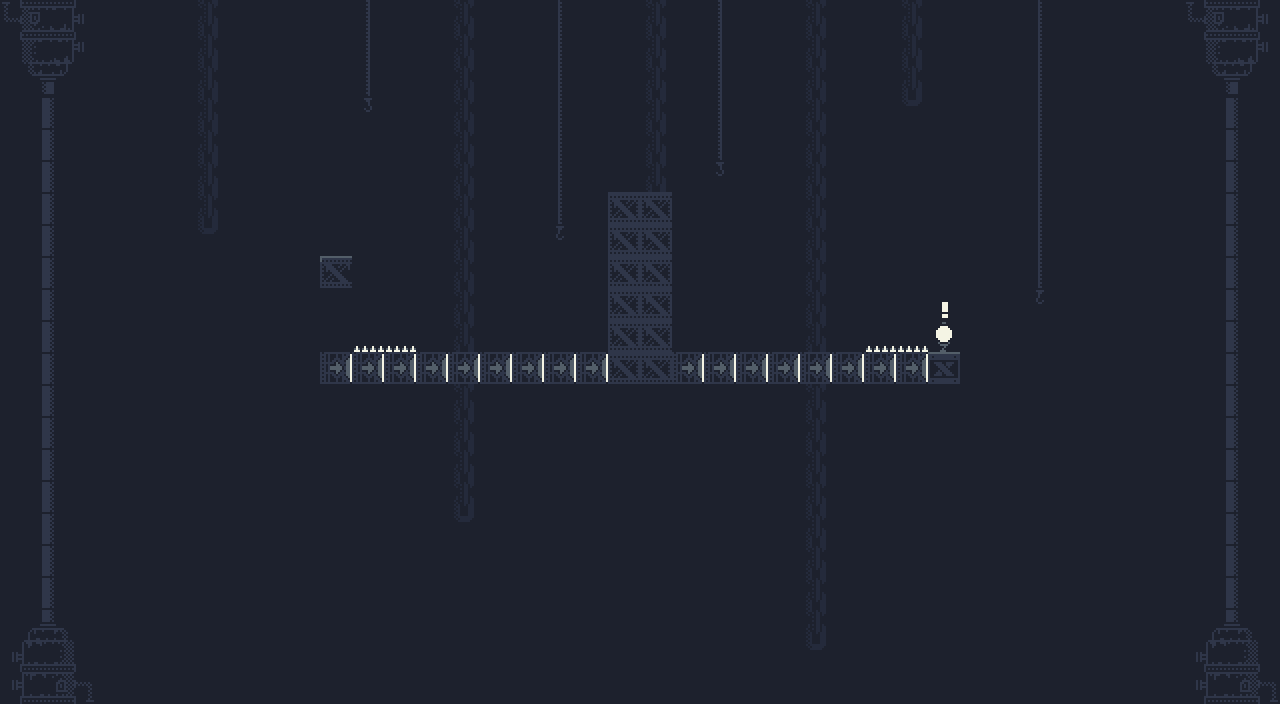

This game map was drawn from its Tiled (.tmx) file and the tilesets committed beside it. A one-line description and the full map source follow:
An orthogonal 40x22 tile map with 32x32 px tiles, 3 tile layers (Background, Ground, Foreground) and 3 objects (Spawn, Win).

<map version="1.10" tiledversion="1.12.1" orientation="orthogonal" renderorder="right-down" width="40" height="22" tilewidth="32" tileheight="32" infinite="0" backgroundcolor="#1d212d" nextlayerid="5" nextobjectid="9">
 <editorsettings>
  <export target="level4.json" format="json" />
 </editorsettings>
 <tileset firstgid="1" name="0x72-industrial-tileset-32px-extruded" tilewidth="32" tileheight="32" spacing="2" margin="1" tilecount="1024" columns="32">
  <image source="0x72-industrial-tileset-32px-extruded.png" width="1088" height="1088" />
  <tile id="5">
   <properties>
    <property name="collides" type="bool" value="true" />
   </properties>
  </tile>
  <tile id="12">
   <properties>
    <property name="collides" type="bool" value="true" />
   </properties>
  </tile>
  <tile id="13">
   <properties>
    <property name="collides" type="bool" value="true" />
   </properties>
  </tile>
  <tile id="14">
   <properties>
    <property name="collides" type="bool" value="true" />
   </properties>
  </tile>
  <tile id="15">
   <properties>
    <property name="collides" type="bool" value="true" />
   </properties>
  </tile>
  <tile id="19">
   <properties>
    <property name="collides" type="bool" value="true" />
   </properties>
  </tile>
  <tile id="20">
   <properties>
    <property name="collides" type="bool" value="true" />
   </properties>
  </tile>
  <tile id="21">
   <properties>
    <property name="collides" type="bool" value="true" />
   </properties>
  </tile>
  <tile id="32">
   <properties>
    <property name="collides" type="bool" value="true" />
   </properties>
  </tile>
  <tile id="33">
   <properties>
    <property name="collides" type="bool" value="true" />
   </properties>
  </tile>
  <tile id="34">
   <properties>
    <property name="collides" type="bool" value="true" />
   </properties>
  </tile>
  <tile id="35">
   <properties>
    <property name="collides" type="bool" value="true" />
   </properties>
  </tile>
  <tile id="36">
   <properties>
    <property name="collides" type="bool" value="true" />
   </properties>
  </tile>
  <tile id="37">
   <properties>
    <property name="collides" type="bool" value="true" />
   </properties>
  </tile>
  <tile id="38">
   <properties>
    <property name="collides" type="bool" value="true" />
   </properties>
  </tile>
  <tile id="39">
   <properties>
    <property name="collides" type="bool" value="true" />
   </properties>
  </tile>
  <tile id="40">
   <properties>
    <property name="collides" type="bool" value="true" />
   </properties>
  </tile>
  <tile id="41">
   <properties>
    <property name="collides" type="bool" value="true" />
   </properties>
  </tile>
  <tile id="42">
   <properties>
    <property name="collides" type="bool" value="true" />
   </properties>
  </tile>
  <tile id="43">
   <properties>
    <property name="collides" type="bool" value="true" />
   </properties>
  </tile>
  <tile id="52">
   <properties>
    <property name="collides" type="bool" value="true" />
   </properties>
  </tile>
  <tile id="53">
   <properties>
    <property name="collides" type="bool" value="true" />
    <property name="isPermanent" type="bool" value="true" />
   </properties>
  </tile>
  <tile id="76">
   <properties>
    <property name="collides" type="bool" value="true" />
    <property name="isSpike" type="bool" value="true" />
   </properties>
   <objectgroup draworder="index">
    <object id="5" x="2" y="26" width="30" height="6" />
   </objectgroup>
  </tile>
  <tile id="77">
   <properties>
    <property name="collides" type="bool" value="true" />
    <property name="isSpike" type="bool" value="true" />
   </properties>
  </tile>
  <tile id="78">
   <properties>
    <property name="collides" type="bool" value="true" />
    <property name="isSpike" type="bool" value="true" />
   </properties>
  </tile>
  <tile id="79">
   <properties>
    <property name="collides" type="bool" value="true" />
    <property name="isSpike" type="bool" value="true" />
   </properties>
  </tile>
  <tile id="84">
   <properties>
    <property name="collides" type="bool" value="true" />
   </properties>
  </tile>
  <tile id="85">
   <properties>
    <property name="collides" type="bool" value="true" />
   </properties>
  </tile>
  <tile id="86">
   <properties>
    <property name="collides" type="bool" value="true" />
   </properties>
  </tile>
  <tile id="87">
   <properties>
    <property name="collides" type="bool" value="true" />
   </properties>
  </tile>
  <tile id="88">
   <properties>
    <property name="collides" type="bool" value="true" />
   </properties>
  </tile>
  <tile id="89">
   <properties>
    <property name="collides" type="bool" value="true" />
   </properties>
  </tile>
  <tile id="108">
   <properties>
    <property name="collides" type="bool" value="true" />
    <property name="isSpike" type="bool" value="true" />
   </properties>
  </tile>
  <tile id="109">
   <properties>
    <property name="collides" type="bool" value="true" />
    <property name="isSpike" type="bool" value="true" />
   </properties>
  </tile>
  <tile id="110">
   <properties>
    <property name="collides" type="bool" value="true" />
    <property name="isSpike" type="bool" value="true" />
   </properties>
  </tile>
  <tile id="111">
   <properties>
    <property name="collides" type="bool" value="true" />
    <property name="isSpike" type="bool" value="true" />
   </properties>
  </tile>
  <tile id="116">
   <properties>
    <property name="collides" type="bool" value="true" />
   </properties>
  </tile>
  <tile id="117">
   <properties>
    <property name="collides" type="bool" value="true" />
   </properties>
  </tile>
  <tile id="118">
   <properties>
    <property name="collides" type="bool" value="true" />
   </properties>
  </tile>
  <tile id="119">
   <properties>
    <property name="collides" type="bool" value="true" />
   </properties>
  </tile>
  <tile id="120">
   <properties>
    <property name="collides" type="bool" value="true" />
   </properties>
  </tile>
  <tile id="121">
   <properties>
    <property name="collides" type="bool" value="true" />
   </properties>
  </tile>
  <tile id="152">
   <properties>
    <property name="collides" type="bool" value="true" />
   </properties>
  </tile>
  <tile id="153">
   <properties>
    <property name="collides" type="bool" value="true" />
   </properties>
  </tile>
  <tile id="196">
   <properties>
    <property name="collides" type="bool" value="true" />
   </properties>
  </tile>
  <tile id="197">
   <properties>
    <property name="collides" type="bool" value="true" />
   </properties>
  </tile>
  <tile id="198">
   <properties>
    <property name="collides" type="bool" value="true" />
   </properties>
  </tile>
  <tile id="199">
   <properties>
    <property name="collides" type="bool" value="true" />
   </properties>
  </tile>
  <tile id="200">
   <properties>
    <property name="collides" type="bool" value="true" />
   </properties>
  </tile>
  <tile id="201">
   <properties>
    <property name="collides" type="bool" value="true" />
   </properties>
  </tile>
  <tile id="228">
   <properties>
    <property name="collides" type="bool" value="true" />
   </properties>
  </tile>
  <tile id="229">
   <properties>
    <property name="collides" type="bool" value="true" />
   </properties>
  </tile>
  <tile id="230">
   <properties>
    <property name="collides" type="bool" value="true" />
   </properties>
  </tile>
  <tile id="231">
   <properties>
    <property name="collides" type="bool" value="true" />
   </properties>
  </tile>
  <tile id="232">
   <properties>
    <property name="collides" type="bool" value="true" />
   </properties>
  </tile>
  <tile id="233">
   <properties>
    <property name="collides" type="bool" value="true" />
   </properties>
  </tile>
  <tile id="256">
   <properties>
    <property name="collides" type="bool" value="true" />
   </properties>
  </tile>
  <tile id="257">
   <properties>
    <property name="collides" type="bool" value="true" />
   </properties>
  </tile>
  <tile id="258">
   <properties>
    <property name="collides" type="bool" value="true" />
   </properties>
  </tile>
  <tile id="259">
   <properties>
    <property name="collides" type="bool" value="true" />
   </properties>
  </tile>
  <tile id="288">
   <properties>
    <property name="collides" type="bool" value="true" />
   </properties>
  </tile>
  <tile id="289">
   <properties>
    <property name="collides" type="bool" value="true" />
   </properties>
  </tile>
  <tile id="290">
   <properties>
    <property name="collides" type="bool" value="true" />
   </properties>
  </tile>
  <tile id="291">
   <properties>
    <property name="collides" type="bool" value="true" />
   </properties>
  </tile>
  <tile id="320">
   <properties>
    <property name="collides" type="bool" value="true" />
   </properties>
  </tile>
  <tile id="321">
   <properties>
    <property name="collides" type="bool" value="true" />
   </properties>
  </tile>
  <tile id="322">
   <properties>
    <property name="collides" type="bool" value="true" />
   </properties>
  </tile>
  <tile id="323">
   <properties>
    <property name="collides" type="bool" value="true" />
   </properties>
  </tile>
 </tileset>
 <layer id="1" name="Background" width="40" height="22">
  <data encoding="csv">
3221225870,3221225869,3221225868,0,0,0,2147483671,0,0,0,0,2147483745,0,0,2147483671,0,0,1073741921,0,0,2147483671,0,2147483745,0,0,2147483671,0,0,2147483671,0,0,0,1073741921,0,0,0,0,3221225870,3221225869,3221225868,
3221225838,3221225837,3221225836,0,0,0,2147483671,0,0,0,0,2147483745,0,0,2147483671,0,0,1073741921,0,0,2147483671,0,2147483745,0,0,2147483671,0,0,2147483671,0,0,0,1073741921,0,0,0,0,3221225838,3221225837,3221225836,
3221225806,3221225805,3221225804,0,0,0,2147483671,0,0,0,0,2147483745,0,0,2147483671,0,0,1073741921,0,0,2147483671,0,2147483745,0,0,2147483671,0,0,2147483671,0,0,0,1073741921,0,0,0,0,3221225806,3221225805,3221225804,
0,367,0,0,0,0,2147483671,0,0,0,0,2147483777,0,0,2147483671,0,0,1073741921,0,0,2147483671,0,2147483745,0,0,2147483671,0,0,2147483703,0,0,0,1073741921,0,0,0,0,0,367,0,
0,367,0,0,0,0,2147483671,0,0,0,0,0,0,0,2147483671,0,0,1073741921,0,0,2147483671,0,2147483745,0,0,2147483671,0,0,0,0,0,0,1073741921,0,0,0,0,0,367,0,
0,367,0,0,0,0,2147483671,0,0,0,0,0,0,0,2147483671,0,0,1073741921,0,0,2147483671,0,2147483777,0,0,2147483671,0,0,0,0,0,0,1073741921,0,0,0,0,0,367,0,
0,367,0,0,0,0,2147483671,0,0,0,0,0,0,0,2147483671,0,0,1073741921,0,0,2147483671,0,0,0,0,2147483671,0,0,0,0,0,0,1073741921,0,0,0,0,0,367,0,
0,367,0,0,0,0,2147483703,0,0,0,0,0,0,0,2147483671,0,0,2147483809,0,0,2147483671,0,0,0,0,2147483671,0,0,0,0,0,0,1073741921,0,0,0,0,0,367,0,
0,367,0,0,0,0,0,0,0,0,0,0,0,0,2147483671,0,0,0,0,0,2147483671,0,0,0,0,2147483671,0,0,0,0,0,0,1073741921,0,0,0,0,0,367,0,
0,367,0,0,0,0,0,0,0,0,0,0,0,0,2147483671,0,0,0,0,0,2147483703,0,0,0,0,2147483671,0,0,0,0,0,0,2147483809,0,0,0,0,0,367,0,
0,367,0,0,0,0,0,0,0,0,0,0,0,0,2147483671,0,0,0,0,0,0,0,0,0,0,2147483671,0,0,0,0,0,0,0,0,0,0,0,0,367,0,
0,367,0,0,0,0,0,0,0,0,0,0,0,0,2147483671,0,0,0,0,0,0,0,0,0,0,2147483671,0,0,0,0,0,0,0,0,0,0,0,0,367,0,
0,367,0,0,0,0,0,0,0,0,0,0,0,0,2147483671,0,0,0,0,0,0,0,0,0,0,2147483671,0,0,0,0,0,0,0,0,0,0,0,0,367,0,
0,367,0,0,0,0,0,0,0,0,0,0,0,0,2147483671,0,0,0,0,0,0,0,0,0,0,2147483671,0,0,0,0,0,0,0,0,0,0,0,0,367,0,
0,367,0,0,0,0,0,0,0,0,0,0,0,0,2147483671,0,0,0,0,0,0,0,0,0,0,2147483671,0,0,0,0,0,0,0,0,0,0,0,0,367,0,
0,367,0,0,0,0,0,0,0,0,0,0,0,0,2147483671,0,0,0,0,0,0,0,0,0,0,2147483671,0,0,0,0,0,0,0,0,0,0,0,0,367,0,
0,367,0,0,0,0,0,0,0,0,0,0,0,0,2147483703,0,0,0,0,0,0,0,0,0,0,2147483671,0,0,0,0,0,0,0,0,0,0,0,0,367,0,
0,367,0,0,0,0,0,0,0,0,0,0,0,0,0,0,0,0,0,0,0,0,0,0,0,2147483671,0,0,0,0,0,0,0,0,0,0,0,0,367,0,
0,367,0,0,0,0,0,0,0,0,0,0,0,0,0,0,0,0,0,0,0,0,0,0,0,2147483671,0,0,0,0,0,0,0,0,0,0,0,0,367,0,
332,333,334,0,0,0,0,0,0,0,0,0,0,0,0,0,0,0,0,0,0,0,0,0,0,2147483671,0,0,0,0,0,0,0,0,0,0,0,332,333,334,
364,365,366,0,0,0,0,0,0,0,0,0,0,0,0,0,0,0,0,0,0,0,0,0,0,2147483703,0,0,0,0,0,0,0,0,0,0,0,364,365,366,
396,397,398,0,0,0,0,0,0,0,0,0,0,0,0,0,0,0,0,0,0,0,0,0,0,0,0,0,0,0,0,0,0,0,0,0,0,396,397,398
</data>
 </layer>
 <layer id="2" name="Ground" width="40" height="22">
  <data encoding="csv">
0,0,0,0,0,0,0,0,0,0,0,0,0,0,0,0,0,0,0,0,0,0,0,0,0,0,0,0,0,0,0,0,0,0,0,0,0,0,0,0,
0,0,0,0,0,0,0,0,0,0,0,0,0,0,0,0,0,0,0,0,0,0,0,0,0,0,0,0,0,0,0,0,0,0,0,0,0,0,0,0,
0,0,0,0,0,0,0,0,0,0,0,0,0,0,0,0,0,0,0,0,0,0,0,0,0,0,0,0,0,0,0,0,0,0,0,0,0,0,0,0,
0,0,0,0,0,0,0,0,0,0,0,0,0,0,0,0,0,0,0,0,0,0,0,0,0,0,0,0,0,0,0,0,0,0,0,0,0,0,0,0,
0,0,0,0,0,0,0,0,0,0,0,0,0,0,0,0,0,0,0,0,0,0,0,0,0,0,0,0,0,0,0,0,0,0,0,0,0,0,0,0,
0,0,0,0,0,0,0,0,0,0,0,0,0,0,0,0,0,0,0,0,0,0,0,0,0,0,0,0,0,0,0,0,0,0,0,0,0,0,0,0,
0,0,0,0,0,0,0,0,0,0,0,0,0,0,0,0,0,0,0,54,54,0,0,0,0,0,0,0,0,0,0,0,0,0,0,0,0,0,0,0,
0,0,0,0,0,0,0,0,0,0,0,0,0,0,0,0,0,0,0,54,54,0,0,0,0,0,0,0,0,0,0,0,0,0,0,0,0,0,0,0,
0,0,0,0,0,0,0,0,0,0,13,0,0,0,0,0,0,0,0,54,54,0,0,0,0,0,0,0,0,0,0,0,0,0,0,0,0,0,0,0,
0,0,0,0,0,0,0,0,0,0,0,0,0,0,0,0,0,0,0,54,54,0,0,0,0,0,0,0,0,0,0,0,0,0,0,0,0,0,0,0,
0,0,0,0,0,0,0,0,0,0,0,77,77,0,0,0,0,0,0,54,54,0,0,0,0,0,0,77,77,0,0,0,0,0,0,0,0,0,0,0,
0,0,0,0,0,0,0,0,0,0,2684354722,2684354722,2684354722,2684354722,2684354722,2684354722,2684354722,2684354722,2684354722,54,54,2684354722,2684354722,2684354722,2684354722,2684354722,2684354722,2684354722,2684354722,6,0,0,0,0,0,0,0,0,0,0,
0,0,0,0,0,0,0,0,0,0,0,0,0,0,0,0,0,0,0,0,0,0,0,0,0,0,0,0,0,0,0,0,0,0,0,0,0,0,0,0,
0,0,0,0,0,0,0,0,0,0,0,0,0,0,0,0,0,0,0,0,0,0,0,0,0,0,0,0,0,0,0,0,0,0,0,0,0,0,0,0,
0,0,0,0,0,0,0,0,0,0,0,0,0,0,0,0,0,0,0,0,0,0,0,0,0,0,0,0,0,0,0,0,0,0,0,0,0,0,0,0,
0,0,0,0,0,0,0,0,0,0,0,0,0,0,0,0,0,0,0,0,0,0,0,0,0,0,0,0,0,0,0,0,0,0,0,0,0,0,0,0,
0,0,0,0,0,0,0,0,0,0,0,0,0,0,0,0,0,0,0,0,0,0,0,0,0,0,0,0,0,0,0,0,0,0,0,0,0,0,0,0,
0,0,0,0,0,0,0,0,0,0,0,0,0,0,0,0,0,0,0,0,0,0,0,0,0,0,0,0,0,0,0,0,0,0,0,0,0,0,0,0,
0,0,0,0,0,0,0,0,0,0,0,0,0,0,0,0,0,0,0,0,0,0,0,0,0,0,0,0,0,0,0,0,0,0,0,0,0,0,0,0,
0,0,0,0,0,0,0,0,0,0,0,0,0,0,0,0,0,0,0,0,0,0,0,0,0,0,0,0,0,0,0,0,0,0,0,0,0,0,0,0,
0,0,0,0,0,0,0,0,0,0,0,0,0,0,0,0,0,0,0,0,0,0,0,0,0,0,0,0,0,0,0,0,0,0,0,0,0,0,0,0,
0,0,0,0,0,0,0,0,0,0,0,0,0,0,0,0,0,0,0,0,0,0,0,0,0,0,0,0,0,0,0,0,0,0,0,0,0,0,0,0
</data>
 </layer>
 <layer id="3" name="Foreground" width="40" height="22">
  <data encoding="csv">
0,0,0,0,0,0,0,0,0,0,0,0,0,0,0,0,0,0,0,0,0,0,0,0,0,0,0,0,0,0,0,0,0,0,0,0,0,0,0,0,
0,0,0,0,0,0,0,0,0,0,0,0,0,0,0,0,0,0,0,0,0,0,0,0,0,0,0,0,0,0,0,0,0,0,0,0,0,0,0,0,
0,0,0,0,0,0,0,0,0,0,0,0,0,0,0,0,0,0,0,0,0,0,0,0,0,0,0,0,0,0,0,0,0,0,0,0,0,0,0,0,
0,0,0,0,0,0,0,0,0,0,0,0,0,0,0,0,0,0,0,0,0,0,0,0,0,0,0,0,0,0,0,0,0,0,0,0,0,0,0,0,
0,0,0,0,0,0,0,0,0,0,0,0,0,0,0,0,0,0,0,0,0,0,0,0,0,0,0,0,0,0,0,0,0,0,0,0,0,0,0,0,
0,0,0,0,0,0,0,0,0,0,0,0,0,0,0,0,0,0,0,0,0,0,0,0,0,0,0,0,0,0,0,0,0,0,0,0,0,0,0,0,
0,0,0,0,0,0,0,0,0,0,0,0,0,0,0,0,0,0,0,0,0,0,0,0,0,0,0,0,0,0,0,0,0,0,0,0,0,0,0,0,
0,0,0,0,0,0,0,0,0,0,0,0,0,0,0,0,0,0,0,0,0,0,0,0,0,0,0,0,0,0,0,0,0,0,0,0,0,0,0,0,
0,0,0,0,0,0,0,0,0,0,0,0,0,0,0,0,0,0,0,0,0,0,0,0,0,0,0,0,0,0,0,0,0,0,0,0,0,0,0,0,
0,0,0,0,0,0,0,0,0,0,0,0,0,0,0,0,0,0,0,0,0,0,0,0,0,0,0,0,0,646,0,0,0,0,0,0,0,0,0,0,
0,0,0,0,0,0,0,0,0,0,0,0,0,0,0,0,0,0,0,0,0,0,0,0,0,0,0,0,0,317,0,0,0,0,0,0,0,0,0,0,
0,0,0,0,0,0,0,0,0,0,0,0,0,0,0,0,0,0,0,0,0,0,0,0,0,0,0,0,0,0,0,0,0,0,0,0,0,0,0,0,
0,0,0,0,0,0,0,0,0,0,0,0,0,0,0,0,0,0,0,0,0,0,0,0,0,0,0,0,0,0,0,0,0,0,0,0,0,0,0,0,
0,0,0,0,0,0,0,0,0,0,0,0,0,0,0,0,0,0,0,0,0,0,0,0,0,0,0,0,0,0,0,0,0,0,0,0,0,0,0,0,
0,0,0,0,0,0,0,0,0,0,0,0,0,0,0,0,0,0,0,0,0,0,0,0,0,0,0,0,0,0,0,0,0,0,0,0,0,0,0,0,
0,0,0,0,0,0,0,0,0,0,0,0,0,0,0,0,0,0,0,0,0,0,0,0,0,0,0,0,0,0,0,0,0,0,0,0,0,0,0,0,
0,0,0,0,0,0,0,0,0,0,0,0,0,0,0,0,0,0,0,0,0,0,0,0,0,0,0,0,0,0,0,0,0,0,0,0,0,0,0,0,
0,0,0,0,0,0,0,0,0,0,0,0,0,0,0,0,0,0,0,0,0,0,0,0,0,0,0,0,0,0,0,0,0,0,0,0,0,0,0,0,
0,0,0,0,0,0,0,0,0,0,0,0,0,0,0,0,0,0,0,0,0,0,0,0,0,0,0,0,0,0,0,0,0,0,0,0,0,0,0,0,
0,0,0,0,0,0,0,0,0,0,0,0,0,0,0,0,0,0,0,0,0,0,0,0,0,0,0,0,0,0,0,0,0,0,0,0,0,0,0,0,
0,0,0,0,0,0,0,0,0,0,0,0,0,0,0,0,0,0,0,0,0,0,0,0,0,0,0,0,0,0,0,0,0,0,0,0,0,0,0,0,
0,0,0,0,0,0,0,0,0,0,0,0,0,0,0,0,0,0,0,0,0,0,0,0,0,0,0,0,0,0,0,0,0,0,0,0,0,0,0,0
</data>
 </layer>
 <objectgroup id="4" name="Objects">
  <object id="1" name="Spawn" x="336" y="240">
   <point />
  </object>
  <object id="8" name="Win" x="944" y="336">
   <point />
  </object>
 </objectgroup>
</map>
